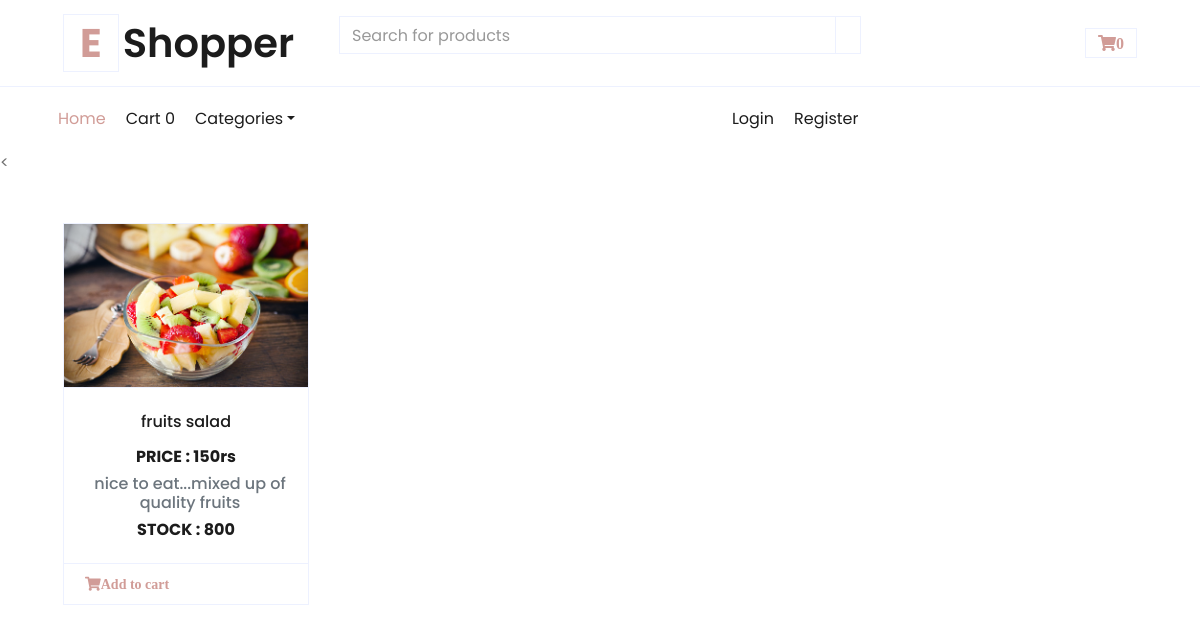
The app's page /fruits/fruits-salad with its own data.
### shop/models.py (models this page shows, shortened)
class products(models.Model):
    name=models.CharField(max_length=100,unique=True)
    slug=models.SlugField(max_length=100,unique=True)
    price=models.IntegerField()
    img=models.ImageField(upload_to='product')
    desc=models.TextField()
    stock=models.IntegerField()
    available=models.BooleanField()
    category=models.ForeignKey(categ,on_delete=models.CASCADE)

### shop/views.py (the view)
# urls.py: path('<slug:c_slug>/<slug:product_slug>',views.prodtdetails,name='details'),
def prodtdetails(request,c_slug,product_slug):
    try:
        prod=products.objects.get(category__slug=c_slug,slug=product_slug)
    except Exception as e:
        raise e
    return render(request,'product.html',{'prod':prod})

### cart/context_processor.py (called while the page is built)
def count(request):
    item_count=0
    if 'admin' in request.path:
        return {}
    else:
        try:
            ct=cartlist.objects.filter(cart_id=c_id(request))
            cti=items.objects.filter(cart=ct[:1])
            for c in cti:
                item_count+=c.quandity
        except cartlist.DoesNotExist:
            item_count=0
    return dict(itc=item_count)

### cart/views.py (called while the page is built)
def c_id(request):
    ct_id=request.session.session_key
    if not ct_id:
        ct_id=request.session.create()
    return ct_id

### templates/product.html (shortened to what this page needs)
{% extends 'base.html' %}
{% load static %}
{% block content %}
<head>
    <link href="https://cdnjs.cloudflare.com/ajax/libs/font-awesome/5.10.0/css/all.min.css" rel="stylesheet">
    <link href="{% static 'cr/lib/owlcarousel/assets/owl.carousel.min.css'%}" rel="stylesheet">
    <link href="{% static 'cr/css/style.css'%}" rel="stylesheet">
</head>
<body>
            <
    <div class="container-fluid pt-5">
        <div class="row px-xl-5 pb-3">
            <div class="col-lg-3 col-md-6 col-sm-12 pb-1">
                <div class="card product-item border-0 mb-4">
                    <div class="card-header product-img position-relative overflow-hidden bg-transparent border p-0">
                        <img class="img-fluid w-100" src={{prod.img.url}} alt="">
                    </div>
                    <div class="card-body border-left border-right text-center p-0 pt-4 pb-3">
                        <h6 class="text-truncate mb-3">{{prod.name}}</h6>
                        <div class="d-flex justify-content-center">
                            <h6><b>PRICE : {{prod.price}}rs</b></h6><br>
                        </div>
                        <div class="d-flex justify-content-center">
                            <h6 class="text-muted ml-2">{{prod.desc}}</h6><br>
                        </div>
                        <div class="d-flex justify-content-center">
                            <h6><b>STOCK : {{prod.stock}}</b></h6><br>
                        </div>
                    </div>
                        <div class="card-footer d-flex justify-content-between bg-light border">
                            {% if prod.stock > 0 %}
                            <a href="{% url 'addcart' prod.id %}" class="btn btn-sm text-dark p-0"><i class="fas fa-shopping-cart text-primary mr-1">Add to cart</i></a>
                            {% else %}
                            <h1 style="color:red; font-size:20px;">SORRY NO STOCK LEFT</h1>
                            {% endif %}
                    </div>
                </div>
            </div>
        </div>
    </div>
</body>
{% endblock %}

### records on screen
products: img (picture), name "fruits salad", price "150", desc "nice to eat...mixed up of quality fruits", stock "800"

### other values on screen
{{ itc }} "0"
